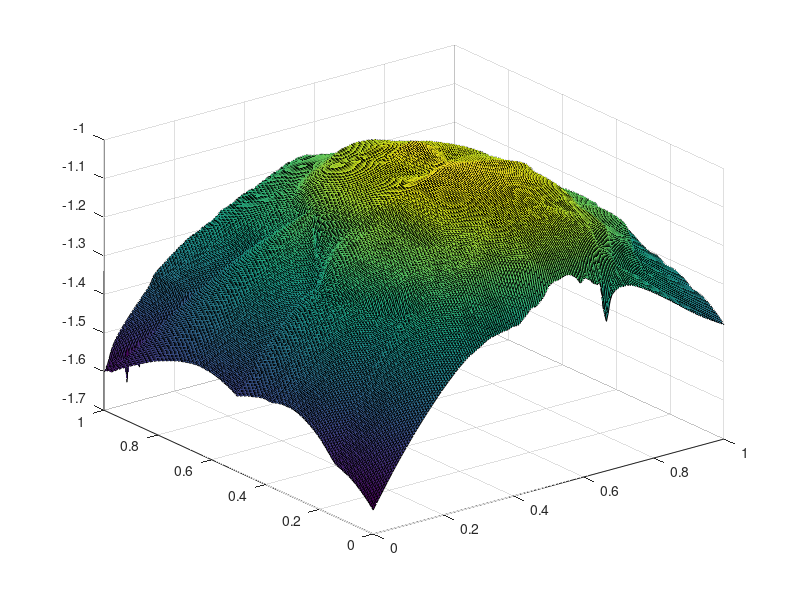

Source code (MATLAB):
load op_neumannf.txt
Z1 = op_neumannf(:,3);
z2 = reshape(Z1,[201,201]);
x = 0:1/200:1;
y = 0:1/200:1;
surf(x,y,z2,'EdgeColor','black')